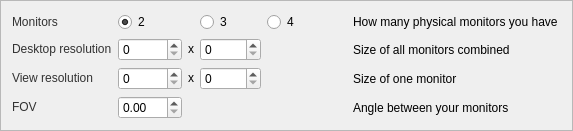
             <widget class="QFrame" name="frameCave">
              <property name="frameShape">
               <enum>QFrame::StyledPanel</enum>
              </property>
              <property name="frameShadow">
               <enum>QFrame::Raised</enum>
              </property>
              <layout class="QVBoxLayout" name="verticalLayout_8">
               <property name="spacing">
                <number>0</number>
               </property>
               <item>
                <layout class="QGridLayout" name="gridLayout_2">
                 <property name="topMargin">
                  <number>0</number>
                 </property>
                 <property name="bottomMargin">
                  <number>0</number>
                 </property>
                 <property name="spacing">
                  <number>6</number>
                 </property>
                 <item row="4" column="2">
                  <widget class="QDoubleSpinBox" name="fovValue">
                   <property name="maximum">
                    <double>360.000000000000000</double>
                   </property>
                  </widget>
                 </item>
                 <item row="0" column="0">
                  <widget class="QLabel" name="label_28">
                   <property name="sizePolicy">
                    <sizepolicy hsizetype="Fixed" vsizetype="Fixed">
                     <horstretch>0</horstretch>
                     <verstretch>0</verstretch>
                    </sizepolicy>
                   </property>
                   <property name="styleSheet">
                    <string notr="true">color: rgb(50,50,50);</string>
                   </property>
                   <property name="text">
                    <string>Monitors</string>
                   </property>
                  </widget>
                 </item>
                 <item row="0" column="6">
                  <widget class="QLabel" name="label_15">
                   <property name="styleSheet">
                    <string notr="true">padding-left: 45px;</string>
                   </property>
                   <property name="text">
                    <string>How many physical monitors you have</string>
                   </property>
                  </widget>
                 </item>
                 <item row="4" column="6">
                  <widget class="QLabel" name="label_14">
                   <property name="styleSheet">
                    <string notr="true">padding-left: 45px;</string>
                   </property>
                   <property name="text">
                    <string>Angle between your monitors</string>
                   </property>
                  </widget>
                 </item>
                 <item row="2" column="4">
                  <widget class="QSpinBox" name="viewResolutionHeight">
                   <property name="sizePolicy">
                    <sizepolicy hsizetype="Minimum" vsizetype="Fixed">
                     <horstretch>0</horstretch>
                     <verstretch>0</verstretch>
                    </sizepolicy>
                   </property>
                   <property name="maximum">
                    <number>10000</number>
                   </property>
                  </widget>
                 </item>
                 <item row="0" column="5">
                  <widget class="QRadioButton" name="fourMonitors">
                   <property name="sizePolicy">
                    <sizepolicy hsizetype="Fixed" vsizetype="Fixed">
                     <horstretch>0</horstretch>
                     <verstretch>0</verstretch>
                    </sizepolicy>
                   </property>
                   <property name="text">
                    <string>4</string>
                   </property>
                  </widget>
                 </item>
                 <item row="2" column="3">
                  <widget class="QLabel" name="resolution_6">
                   <property name="sizePolicy">
                    <sizepolicy hsizetype="Fixed" vsizetype="Fixed">
                     <horstretch>0</horstretch>
                     <verstretch>0</verstretch>
                    </sizepolicy>
                   </property>
                   <property name="text">
                    <string>x</string>
                   </property>
                  </widget>
                 </item>
                 <item row="0" column="2">
                  <widget class="QRadioButton" name="twoMonitors">
                   <property name="sizePolicy">
                    <sizepolicy hsizetype="Fixed" vsizetype="Fixed">
                     <horstretch>0</horstretch>
                     <verstretch>0</verstretch>
                    </sizepolicy>
                   </property>
                   <property name="text">
                    <string>2</string>
                   </property>
                   <property name="checked">
                    <bool>true</bool>
                   </property>
                  </widget>
                 </item>
                 <item row="0" column="4">
                  <widget class="QRadioButton" name="threeMonitors">
                   <property name="sizePolicy">
                    <sizepolicy hsizetype="Fixed" vsizetype="Fixed">
                     <horstretch>0</horstretch>
                     <verstretch>0</verstretch>
                    </sizepolicy>
                   </property>
                   <property name="text">
                    <string>3</string>
                   </property>
                   <property name="checked">
                    <bool>false</bool>
                   </property>
                  </widget>
                 </item>
                 <item row="2" column="0">
                  <widget class="QLabel" name="label_18">
                   <property name="sizePolicy">
                    <sizepolicy hsizetype="Fixed" vsizetype="Fixed">
                     <horstretch>0</horstretch>
                     <verstretch>0</verstretch>
                    </sizepolicy>
                   </property>
                   <property name="styleSheet">
                    <string notr="true">color: rgb(50,50,50);</string>
                   </property>
                   <property name="text">
                    <string>View resolution</string>
                   </property>
                  </widget>
                 </item>
                 <item row="4" column="0">
                  <widget class="QLabel" name="label_19">
                   <property name="sizePolicy">
                    <sizepolicy hsizetype="Fixed" vsizetype="Fixed">
                     <horstretch>0</horstretch>
                     <verstretch>0</verstretch>
                    </sizepolicy>
                   </property>
                   <property name="styleSheet">
                    <string notr="true">color: rgb(50,50,50);</string>
                   </property>
                   <property name="text">
                    <string>FOV</string>
                   </property>
                  </widget>
                 </item>
                 <item row="2" column="6">
                  <widget class="QLabel" name="label_17">
                   <property name="styleSheet">
                    <string notr="true">padding-left: 45px;</string>
                   </property>
                   <property name="text">
                    <string>Size of one monitor</string>
                   </property>
                  </widget>
                 </item>
                 <item row="2" column="2">
                  <widget class="QSpinBox" name="viewResolutionWidth">
                   <property name="maximum">
                    <number>10000</number>
                   </property>
                  </widget>
                 </item>
                 <item row="1" column="6">
                  <widget class="QLabel" name="label_13">
                   <property name="styleSheet">
                    <string notr="true">padding-left: 45px;</string>
                   </property>
                   <property name="text">
                    <string>Size of all monitors combined</string>
                   </property>
                  </widget>
                 </item>
                 <item row="1" column="4">
                  <widget class="QSpinBox" name="fullResolutionHeight">
                   <property name="sizePolicy">
                    <sizepolicy hsizetype="Maximum" vsizetype="Fixed">
                     <horstretch>0</horstretch>
                     <verstretch>0</verstretch>
                    </sizepolicy>
                   </property>
                   <property name="maximum">
                    <number>10000</number>
                   </property>
                  </widget>
                 </item>
                 <item row="1" column="3">
                  <widget class="QLabel" name="resolution_2">
                   <property name="sizePolicy">
                    <sizepolicy hsizetype="Fixed" vsizetype="Fixed">
                     <horstretch>0</horstretch>
                     <verstretch>0</verstretch>
                    </sizepolicy>
                   </property>
                   <property name="text">
                    <string>x</string>
                   </property>
                  </widget>
                 </item>
                 <item row="1" column="2">
                  <widget class="QSpinBox" name="fullResolutionWidth">
                   <property name="sizePolicy">
                    <sizepolicy hsizetype="Minimum" vsizetype="Fixed">
                     <horstretch>0</horstretch>
                     <verstretch>0</verstretch>
                    </sizepolicy>
                   </property>
                   <property name="maximum">
                    <number>10000</number>
                   </property>
                  </widget>
                 </item>
                 <item row="1" column="0">
                  <widget class="QLabel" name="label_16">
                   <property name="sizePolicy">
                    <sizepolicy hsizetype="Fixed" vsizetype="Fixed">
                     <horstretch>0</horstretch>
                     <verstretch>0</verstretch>
                    </sizepolicy>
                   </property>
                   <property name="styleSheet">
                    <string notr="true">color: rgb(50,50,50);</string>
                   </property>
                   <property name="text">
                    <string>Desktop resolution</string>
                   </property>
                  </widget>
                 </item>
                </layout>
               </item>
              </layout>
             </widget>
